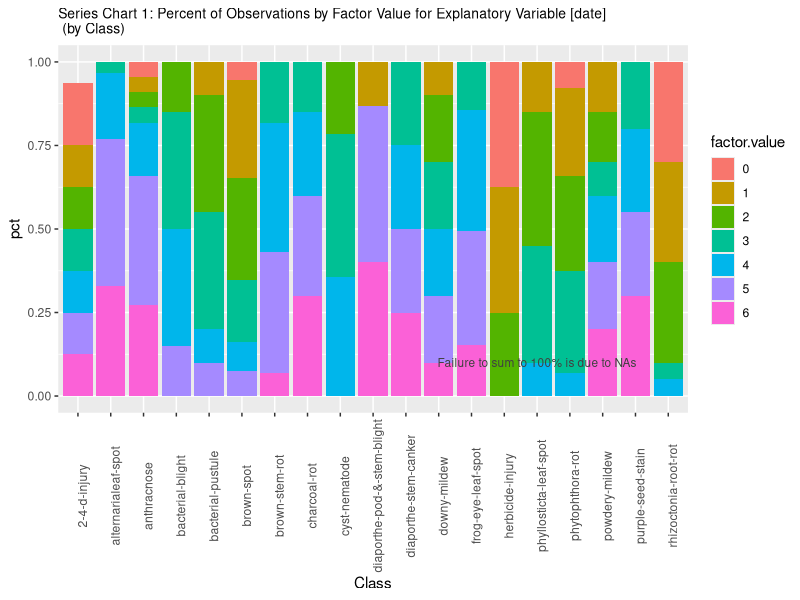
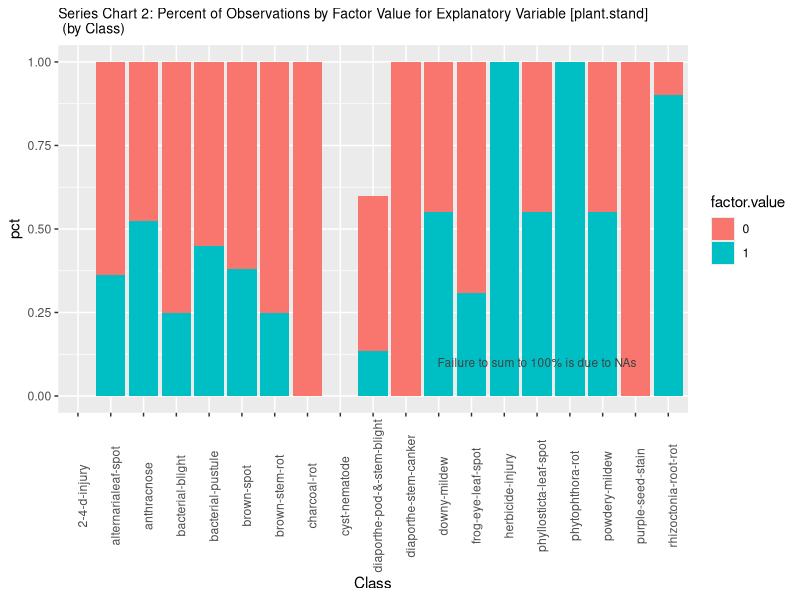
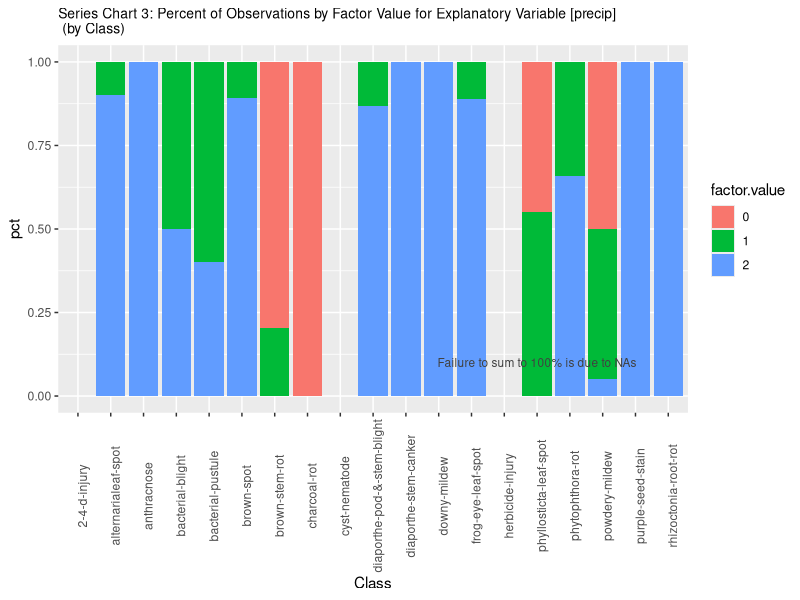
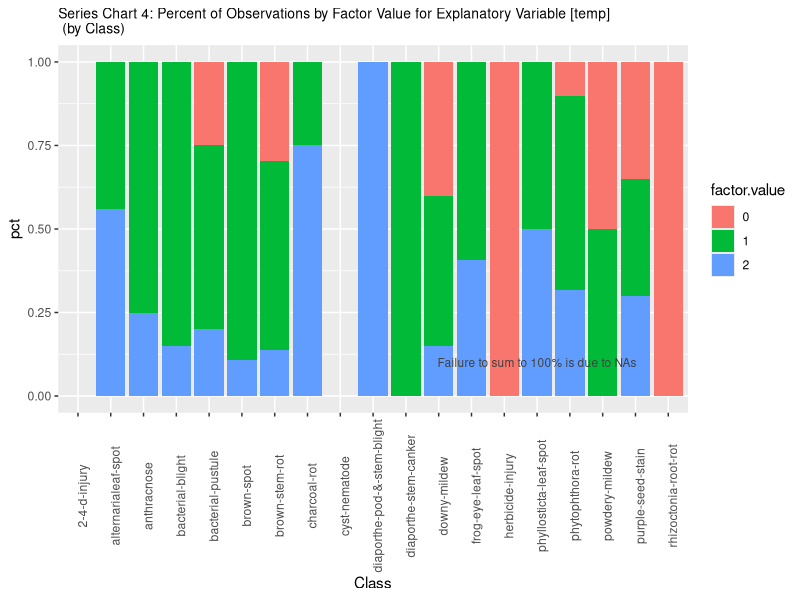
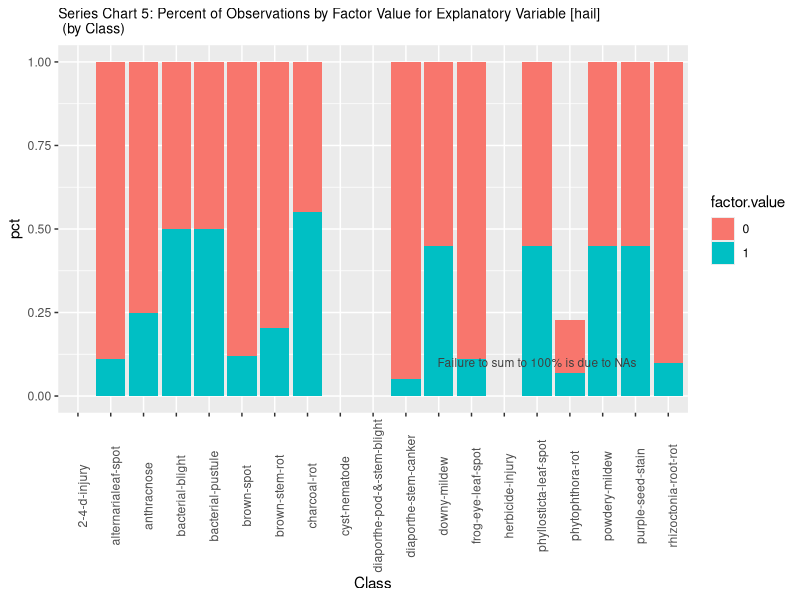
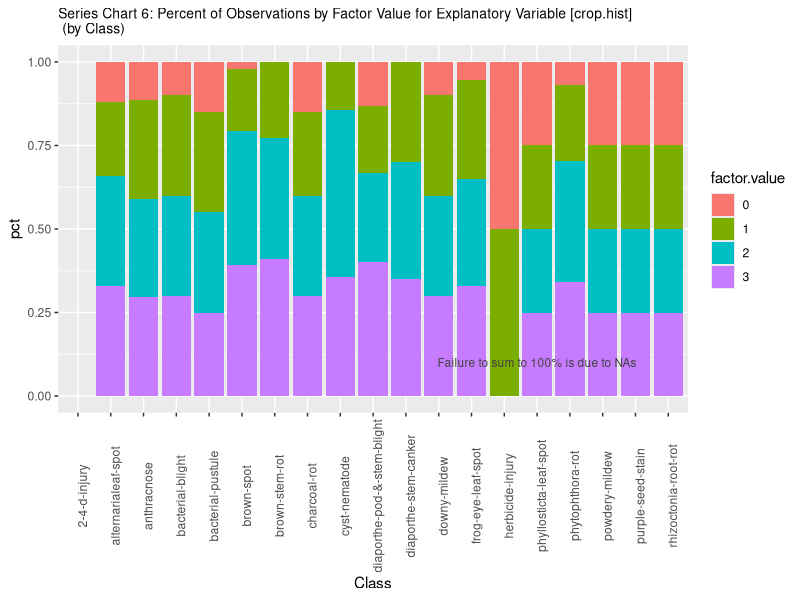
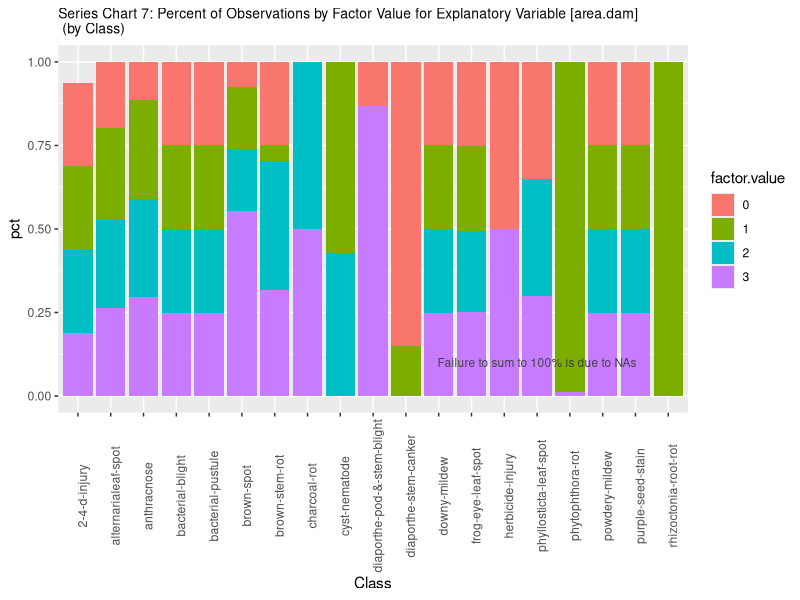
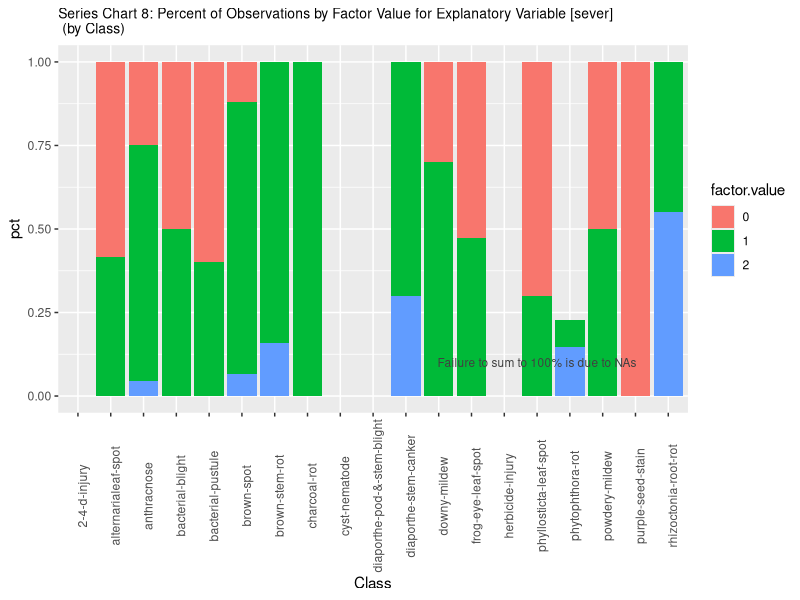

Source code (R) for these figures, in order: (Note: this script raises an error after producing the figures.)
suppressMessages(library(mlbench))      
suppressMessages(library(caret))        
suppressMessages(library(dplyr))        
suppressMessages(library(e1071))        
suppressMessages(library(tidyr))        
suppressMessages(library(knitr))        
suppressMessages(library(GGally))

data(Soybean)

str(Soybean)
total.count<-Soybean%>%
  group_by(Class)%>%
  summarise(total=n()) 
temp<-sapply(Soybean[,2:36],function(fact.num){table(Soybean$Class,fact.num)})
for(i in 1:35){
  temp2<-data.frame(temp[[i]]) 
  temp2$name<-names(temp)[i]   
  ifelse(i==1,count.byclass<-temp2,count.byclass<-rbind(count.byclass,temp2)) 
}
names(count.byclass)<-c("Class","factor.value","count","factor") 
count.byclass<-left_join(count.byclass,total.count,by="Class") 
count.byclass$pct<-count.byclass$count/count.byclass$total 
count.byclass<-tbl_df(count.byclass)
rm(temp,temp2,i)
for(i in 1:35){
  readline(prompt="Hit return to see next plot>> ")
  fact.nam<-names(Soybean)[i+1]
  print(ggplot(subset(count.byclass,(factor==fact.nam)),aes(x=Class,y=pct,fill=factor.value))+
          geom_bar(stat="identity",position="stack")+
          theme(axis.text.x=element_text(angle=90))+
          labs(ylab("Percent of Total (by Class)")) +
          ggtitle(paste("Series Chart ",i,": Percent of Observations by Factor Value for Explanatory Variable [",
                        fact.nam,"] \n (by Class)",sep=""))+
          theme(plot.title=element_text(size=10))+
          annotate(geom="text",label="Failure to sum to 100% is due to NAs",x=15,y=.1,size=3,colour="grey25")
  )
}
# Begin of additions by Navya
zero_cols = nearZeroVar(Soybean)
colnames(Soybean)[zero_cols]
Soybean = Soybean[,-zero_cols]
Soybean
# End of additions by Navya

rm(fact.nam,i)
isna.byxvar<-data.frame(sapply(Soybean[,2:36],function(isna){sum(is.na(isna))}))
isna.byxvar$x.var<-rownames(isna.byxvar)
rownames(isna.byxvar)<-NULL
names(isna.byxvar)<-c("na.count","x.var")
isna.byxvar

ggplot(isna.byxvar,aes(x=reorder(x.var,-na.count),y=na.count))+
  geom_bar(stat="identity",fill="light blue",colour="black")+
  theme(axis.text.x=element_text(angle=90))+
  xlab("Explanatory Variable")+
  ylab("Number of NAs")+
  ggtitle("Number of NAs by Explanatory Variable")+
  theme(plot.title=element_text(size=10))

isna.byclass<-Soybean%>%
  group_by(Class)%>%
  do(data.frame(sum(is.na(.))))
names(isna.byclass)<-c("Class","na.count")
isna.byclass

ggplot(isna.byclass,aes(x=reorder(Class,-na.count),y=na.count))+
  geom_bar(stat="identity",fill="light blue",colour="black")+
  theme(axis.text.x=element_text(angle=90))+
  xlab("Class of Disease")+
  ylab("Number of NAs")+
  ggtitle("Number of NAs by Class of Disease")+
  theme(plot.title=element_text(size=10))

isna.all<-Soybean%>%
  group_by(Class)%>%
  do(data.frame(apply(.,2,function(x){length(which(is.na(x)))})))
isna.all$x.var<-names(Soybean)
names(isna.all)<-c("Class","na.count","var")
isna.all<-filter(isna.all,var!="Class")

isna.table<-spread(isna.all,Class,na.count)

ggplot(isna.all,aes(x=Class,y=var,size=na.count,colour=na.count))+
  geom_point()+
  theme_bw()+
  theme(axis.text.x=element_text(angle=90))+
  ggtitle("Number of NAs \n (by Class and Variable)")+
  theme(plot.title=element_text(size=8))+
  ylab("Explanatory Variable")+
  scale_colour_gradientn(colours=topo.colors(50))
  